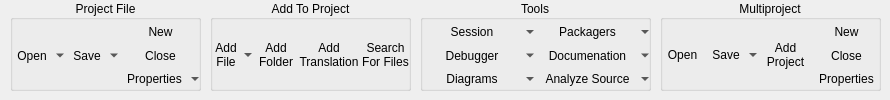
    <widget class="QWidget" name="tabProject">
     <attribute name="title">
      <string>Project</string>
     </attribute>
     <widget class="QGroupBox" name="groupBox_11">
      <property name="geometry">
       <rect>
        <x>10</x>
        <y>0</y>
        <width>191</width>
        <height>91</height>
       </rect>
      </property>
      <property name="title">
       <string>Project File</string>
      </property>
      <property name="alignment">
       <set>Qt::AlignCenter</set>
      </property>
      <property name="flat">
       <bool>true</bool>
      </property>
      <widget class="QWidget" name="">
       <property name="geometry">
        <rect>
         <x>0</x>
         <y>20</y>
         <width>191</width>
         <height>71</height>
        </rect>
       </property>
       <layout class="QGridLayout" name="gridLayout_7">
        <property name="spacing">
         <number>0</number>
        </property>
        <item row="0" column="0" rowspan="3">
         <widget class="QToolButton" name="toolButton_41">
          <property name="sizePolicy">
           <sizepolicy hsizetype="Preferred" vsizetype="Expanding">
            <horstretch>0</horstretch>
            <verstretch>0</verstretch>
           </sizepolicy>
          </property>
          <property name="minimumSize">
           <size>
            <width>44</width>
            <height>0</height>
           </size>
          </property>
          <property name="text">
           <string>Open</string>
          </property>
          <property name="icon">
           <iconset resource="../../Resources/Icons/ericActions.qrc">
            <normaloff>:/Project/projectOpen.png</normaloff>:/Project/projectOpen.png</iconset>
          </property>
          <property name="iconSize">
           <size>
            <width>32</width>
            <height>32</height>
           </size>
          </property>
          <property name="popupMode">
           <enum>QToolButton::MenuButtonPopup</enum>
          </property>
          <property name="toolButtonStyle">
           <enum>Qt::ToolButtonTextUnderIcon</enum>
          </property>
          <property name="autoRaise">
           <bool>true</bool>
          </property>
         </widget>
        </item>
        <item row="0" column="1" rowspan="3">
         <widget class="QToolButton" name="toolButton_43">
          <property name="sizePolicy">
           <sizepolicy hsizetype="Preferred" vsizetype="Expanding">
            <horstretch>0</horstretch>
            <verstretch>0</verstretch>
           </sizepolicy>
          </property>
          <property name="minimumSize">
           <size>
            <width>44</width>
            <height>0</height>
           </size>
          </property>
          <property name="text">
           <string>Save</string>
          </property>
          <property name="icon">
           <iconset resource="../../Resources/Icons/ericActions.qrc">
            <normaloff>:/Project/projectSave.png</normaloff>:/Project/projectSave.png</iconset>
          </property>
          <property name="iconSize">
           <size>
            <width>32</width>
            <height>32</height>
           </size>
          </property>
          <property name="popupMode">
           <enum>QToolButton::MenuButtonPopup</enum>
          </property>
          <property name="toolButtonStyle">
           <enum>Qt::ToolButtonTextUnderIcon</enum>
          </property>
          <property name="autoRaise">
           <bool>true</bool>
          </property>
         </widget>
        </item>
        <item row="0" column="2">
         <widget class="QToolButton" name="toolButton_37">
          <property name="sizePolicy">
           <sizepolicy hsizetype="Preferred" vsizetype="Expanding">
            <horstretch>0</horstretch>
            <verstretch>0</verstretch>
           </sizepolicy>
          </property>
          <property name="minimumSize">
           <size>
            <width>44</width>
            <height>22</height>
           </size>
          </property>
          <property name="text">
           <string>New</string>
          </property>
          <property name="icon">
           <iconset resource="../../Resources/Icons/ericActions.qrc">
            <normaloff>:/Project/projectNew.png</normaloff>:/Project/projectNew.png</iconset>
          </property>
          <property name="iconSize">
           <size>
            <width>16</width>
            <height>16</height>
           </size>
          </property>
          <property name="popupMode">
           <enum>QToolButton::DelayedPopup</enum>
          </property>
          <property name="toolButtonStyle">
           <enum>Qt::ToolButtonTextBesideIcon</enum>
          </property>
          <property name="autoRaise">
           <bool>true</bool>
          </property>
         </widget>
        </item>
        <item row="1" column="2">
         <widget class="QToolButton" name="toolButton_42">
          <property name="sizePolicy">
           <sizepolicy hsizetype="Preferred" vsizetype="Expanding">
            <horstretch>0</horstretch>
            <verstretch>0</verstretch>
           </sizepolicy>
          </property>
          <property name="minimumSize">
           <size>
            <width>44</width>
            <height>22</height>
           </size>
          </property>
          <property name="text">
           <string>Close</string>
          </property>
          <property name="icon">
           <iconset resource="../../Resources/Icons/ericActions.qrc">
            <normaloff>:/Project/projectClose.png</normaloff>:/Project/projectClose.png</iconset>
          </property>
          <property name="iconSize">
           <size>
            <width>16</width>
            <height>16</height>
           </size>
          </property>
          <property name="popupMode">
           <enum>QToolButton::DelayedPopup</enum>
          </property>
          <property name="toolButtonStyle">
           <enum>Qt::ToolButtonTextBesideIcon</enum>
          </property>
          <property name="autoRaise">
           <bool>true</bool>
          </property>
         </widget>
        </item>
        <item row="2" column="2">
         <widget class="QToolButton" name="toolButton_51">
          <property name="sizePolicy">
           <sizepolicy hsizetype="Preferred" vsizetype="Expanding">
            <horstretch>0</horstretch>
            <verstretch>0</verstretch>
           </sizepolicy>
          </property>
          <property name="minimumSize">
           <size>
            <width>44</width>
            <height>22</height>
           </size>
          </property>
          <property name="text">
           <string>Properties</string>
          </property>
          <property name="icon">
           <iconset resource="../../Resources/Icons/ericActions.qrc">
            <normaloff>:/Project/projectProps.png</normaloff>:/Project/projectProps.png</iconset>
          </property>
          <property name="iconSize">
           <size>
            <width>16</width>
            <height>16</height>
           </size>
          </property>
          <property name="popupMode">
           <enum>QToolButton::MenuButtonPopup</enum>
          </property>
          <property name="toolButtonStyle">
           <enum>Qt::ToolButtonTextBesideIcon</enum>
          </property>
          <property name="autoRaise">
           <bool>true</bool>
          </property>
         </widget>
        </item>
       </layout>
      </widget>
     </widget>
     <widget class="QGroupBox" name="groupBox_12">
      <property name="geometry">
       <rect>
        <x>210</x>
        <y>0</y>
        <width>201</width>
        <height>91</height>
       </rect>
      </property>
      <property name="title">
       <string>Add To Project</string>
      </property>
      <property name="alignment">
       <set>Qt::AlignCenter</set>
      </property>
      <property name="flat">
       <bool>true</bool>
      </property>
      <widget class="QWidget" name="layoutWidget">
       <property name="geometry">
        <rect>
         <x>0</x>
         <y>20</y>
         <width>201</width>
         <height>70</height>
        </rect>
       </property>
       <layout class="QHBoxLayout" name="horizontalLayout_4">
        <property name="spacing">
         <number>0</number>
        </property>
        <item>
         <widget class="QToolButton" name="toolButton_45">
          <property name="sizePolicy">
           <sizepolicy hsizetype="Preferred" vsizetype="Expanding">
            <horstretch>0</horstretch>
            <verstretch>0</verstretch>
           </sizepolicy>
          </property>
          <property name="minimumSize">
           <size>
            <width>44</width>
            <height>0</height>
           </size>
          </property>
          <property name="text">
           <string>Add
File</string>
          </property>
          <property name="icon">
           <iconset resource="../../Resources/Icons/ericActions.qrc">
            <normaloff>:/Project/projectSources.png</normaloff>:/Project/projectSources.png</iconset>
          </property>
          <property name="iconSize">
           <size>
            <width>32</width>
            <height>32</height>
           </size>
          </property>
          <property name="popupMode">
           <enum>QToolButton::MenuButtonPopup</enum>
          </property>
          <property name="toolButtonStyle">
           <enum>Qt::ToolButtonTextUnderIcon</enum>
          </property>
          <property name="autoRaise">
           <bool>true</bool>
          </property>
         </widget>
        </item>
        <item>
         <widget class="QToolButton" name="toolButton_46">
          <property name="sizePolicy">
           <sizepolicy hsizetype="Preferred" vsizetype="Expanding">
            <horstretch>0</horstretch>
            <verstretch>0</verstretch>
           </sizepolicy>
          </property>
          <property name="minimumSize">
           <size>
            <width>44</width>
            <height>0</height>
           </size>
          </property>
          <property name="text">
           <string>Add
Folder</string>
          </property>
          <property name="icon">
           <iconset resource="../../Resources/Icons/ericActions.qrc">
            <normaloff>:/File/open.png</normaloff>:/File/open.png</iconset>
          </property>
          <property name="iconSize">
           <size>
            <width>32</width>
            <height>32</height>
           </size>
          </property>
          <property name="popupMode">
           <enum>QToolButton::DelayedPopup</enum>
          </property>
          <property name="toolButtonStyle">
           <enum>Qt::ToolButtonTextUnderIcon</enum>
          </property>
          <property name="autoRaise">
           <bool>true</bool>
          </property>
         </widget>
        </item>
        <item>
         <widget class="QToolButton" name="toolButton_44">
          <property name="sizePolicy">
           <sizepolicy hsizetype="Preferred" vsizetype="Expanding">
            <horstretch>0</horstretch>
            <verstretch>0</verstretch>
           </sizepolicy>
          </property>
          <property name="minimumSize">
           <size>
            <width>44</width>
            <height>0</height>
           </size>
          </property>
          <property name="text">
           <string>Add
Translation</string>
          </property>
          <property name="icon">
           <iconset resource="../../Resources/Icons/ericActions.qrc">
            <normaloff>:/Project/fileLinguist.png</normaloff>:/Project/fileLinguist.png</iconset>
          </property>
          <property name="iconSize">
           <size>
            <width>32</width>
            <height>32</height>
           </size>
          </property>
          <property name="popupMode">
           <enum>QToolButton::DelayedPopup</enum>
          </property>
          <property name="toolButtonStyle">
           <enum>Qt::ToolButtonTextUnderIcon</enum>
          </property>
          <property name="autoRaise">
           <bool>true</bool>
          </property>
         </widget>
        </item>
        <item>
         <widget class="QToolButton" name="toolButton_47">
          <property name="sizePolicy">
           <sizepolicy hsizetype="Preferred" vsizetype="Expanding">
            <horstretch>0</horstretch>
            <verstretch>0</verstretch>
           </sizepolicy>
          </property>
          <property name="minimumSize">
           <size>
            <width>44</width>
            <height>0</height>
           </size>
          </property>
          <property name="text">
           <string>Search
For Files</string>
          </property>
          <property name="icon">
           <iconset resource="../../Resources/Icons/ericActions.qrc">
            <normaloff>:/Search/filefind.png</normaloff>:/Search/filefind.png</iconset>
          </property>
          <property name="iconSize">
           <size>
            <width>32</width>
            <height>32</height>
           </size>
          </property>
          <property name="popupMode">
           <enum>QToolButton::DelayedPopup</enum>
          </property>
          <property name="toolButtonStyle">
           <enum>Qt::ToolButtonTextUnderIcon</enum>
          </property>
          <property name="autoRaise">
           <bool>true</bool>
          </property>
         </widget>
        </item>
       </layout>
      </widget>
     </widget>
     <widget class="QGroupBox" name="groupBox_14">
      <property name="geometry">
       <rect>
        <x>420</x>
        <y>0</y>
        <width>231</width>
        <height>91</height>
       </rect>
      </property>
      <property name="title">
       <string>Tools</string>
      </property>
      <property name="alignment">
       <set>Qt::AlignCenter</set>
      </property>
      <property name="flat">
       <bool>true</bool>
      </property>
      <widget class="QWidget" name="layoutWidget">
       <property name="geometry">
        <rect>
         <x>0</x>
         <y>20</y>
         <width>231</width>
         <height>71</height>
        </rect>
       </property>
       <layout class="QGridLayout" name="gridLayout_2">
        <property name="spacing">
         <number>0</number>
        </property>
        <item row="0" column="0">
         <widget class="QToolButton" name="toolButton_60">
          <property name="sizePolicy">
           <sizepolicy hsizetype="Preferred" vsizetype="Expanding">
            <horstretch>0</horstretch>
            <verstretch>0</verstretch>
           </sizepolicy>
          </property>
          <property name="minimumSize">
           <size>
            <width>44</width>
            <height>0</height>
           </size>
          </property>
          <property name="text">
           <string>Session</string>
          </property>
          <property name="icon">
           <iconset resource="../../Resources/Icons/ericActions.qrc">
            <normaloff>:/Project/kwin.png</normaloff>:/Project/kwin.png</iconset>
          </property>
          <property name="iconSize">
           <size>
            <width>16</width>
            <height>16</height>
           </size>
          </property>
          <property name="popupMode">
           <enum>QToolButton::MenuButtonPopup</enum>
          </property>
          <property name="toolButtonStyle">
           <enum>Qt::ToolButtonTextBesideIcon</enum>
          </property>
          <property name="autoRaise">
           <bool>true</bool>
          </property>
         </widget>
        </item>
        <item row="0" column="1">
         <widget class="QToolButton" name="toolButton_55">
          <property name="sizePolicy">
           <sizepolicy hsizetype="Preferred" vsizetype="Expanding">
            <horstretch>0</horstretch>
            <verstretch>0</verstretch>
           </sizepolicy>
          </property>
          <property name="minimumSize">
           <size>
            <width>44</width>
            <height>0</height>
           </size>
          </property>
          <property name="text">
           <string>Packagers</string>
          </property>
          <property name="icon">
           <iconset resource="../../Resources/Icons/ericActions.qrc">
            <normaloff>:/Package/pluginArchive.png</normaloff>:/Package/pluginArchive.png</iconset>
          </property>
          <property name="iconSize">
           <size>
            <width>16</width>
            <height>16</height>
           </size>
          </property>
          <property name="popupMode">
           <enum>QToolButton::MenuButtonPopup</enum>
          </property>
          <property name="toolButtonStyle">
           <enum>Qt::ToolButtonTextBesideIcon</enum>
          </property>
          <property name="autoRaise">
           <bool>true</bool>
          </property>
         </widget>
        </item>
        <item row="1" column="0">
         <widget class="QToolButton" name="toolButton_59">
          <property name="sizePolicy">
           <sizepolicy hsizetype="Preferred" vsizetype="Expanding">
            <horstretch>0</horstretch>
            <verstretch>0</verstretch>
           </sizepolicy>
          </property>
          <property name="minimumSize">
           <size>
            <width>44</width>
            <height>0</height>
           </size>
          </property>
          <property name="text">
           <string>Debugger</string>
          </property>
          <property name="icon">
           <iconset resource="../../Resources/Icons/ericActions.qrc">
            <normaloff>:/Goto/syntaxError.png</normaloff>:/Goto/syntaxError.png</iconset>
          </property>
          <property name="iconSize">
           <size>
            <width>16</width>
            <height>16</height>
           </size>
          </property>
          <property name="popupMode">
           <enum>QToolButton::MenuButtonPopup</enum>
          </property>
          <property name="toolButtonStyle">
           <enum>Qt::ToolButtonTextBesideIcon</enum>
          </property>
          <property name="autoRaise">
           <bool>true</bool>
          </property>
         </widget>
        </item>
        <item row="1" column="1">
         <widget class="QToolButton" name="toolButton_56">
          <property name="sizePolicy">
           <sizepolicy hsizetype="Preferred" vsizetype="Expanding">
            <horstretch>0</horstretch>
            <verstretch>0</verstretch>
           </sizepolicy>
          </property>
          <property name="minimumSize">
           <size>
            <width>44</width>
            <height>0</height>
           </size>
          </property>
          <property name="text">
           <string>Documenation</string>
          </property>
          <property name="icon">
           <iconset resource="../../Resources/Icons/ericActions.qrc">
            <normaloff>:/Project/readme.png</normaloff>:/Project/readme.png</iconset>
          </property>
          <property name="iconSize">
           <size>
            <width>16</width>
            <height>16</height>
           </size>
          </property>
          <property name="popupMode">
           <enum>QToolButton::MenuButtonPopup</enum>
          </property>
          <property name="toolButtonStyle">
           <enum>Qt::ToolButtonTextBesideIcon</enum>
          </property>
          <property name="autoRaise">
           <bool>true</bool>
          </property>
         </widget>
        </item>
        <item row="2" column="0">
         <widget class="QToolButton" name="toolButton_58">
          <property name="sizePolicy">
           <sizepolicy hsizetype="Preferred" vsizetype="Expanding">
            <horstretch>0</horstretch>
            <verstretch>0</verstretch>
           </sizepolicy>
          </property>
          <property name="minimumSize">
           <size>
            <width>44</width>
            <height>0</height>
           </size>
          </property>
          <property name="text">
           <string>Diagrams</string>
          </property>
          <property name="icon">
           <iconset resource="../../Resources/Icons/ericActions.qrc">
            <normaloff>:/Project/3d.png</normaloff>:/Project/3d.png</iconset>
          </property>
          <property name="iconSize">
           <size>
            <width>16</width>
            <height>16</height>
           </size>
          </property>
          <property name="popupMode">
           <enum>QToolButton::MenuButtonPopup</enum>
          </property>
          <property name="toolButtonStyle">
           <enum>Qt::ToolButtonTextBesideIcon</enum>
          </property>
          <property name="autoRaise">
           <bool>true</bool>
          </property>
         </widget>
        </item>
        <item row="2" column="1">
         <widget class="QToolButton" name="toolButton_52">
          <property name="sizePolicy">
           <sizepolicy hsizetype="Preferred" vsizetype="Expanding">
            <horstretch>0</horstretch>
            <verstretch>0</verstretch>
           </sizepolicy>
          </property>
          <property name="minimumSize">
           <size>
            <width>44</width>
            <height>0</height>
           </size>
          </property>
          <property name="text">
           <string>Analyze Source</string>
          </property>
          <property name="icon">
           <iconset resource="../../Resources/Icons/ericActions.qrc">
            <normaloff>:/View/zoomTo.png</normaloff>:/View/zoomTo.png</iconset>
          </property>
          <property name="iconSize">
           <size>
            <width>16</width>
            <height>16</height>
           </size>
          </property>
          <property name="popupMode">
           <enum>QToolButton::MenuButtonPopup</enum>
          </property>
          <property name="toolButtonStyle">
           <enum>Qt::ToolButtonTextBesideIcon</enum>
          </property>
          <property name="autoRaise">
           <bool>true</bool>
          </property>
         </widget>
        </item>
       </layout>
      </widget>
     </widget>
     <widget class="QGroupBox" name="groupBox_16">
      <property name="geometry">
       <rect>
        <x>660</x>
        <y>0</y>
        <width>221</width>
        <height>91</height>
       </rect>
      </property>
      <property name="title">
       <string>Multiproject</string>
      </property>
      <property name="alignment">
       <set>Qt::AlignCenter</set>
      </property>
      <property name="flat">
       <bool>true</bool>
      </property>
      <widget class="QWidget" name="layoutWidget">
       <property name="geometry">
        <rect>
         <x>0</x>
         <y>20</y>
         <width>221</width>
         <height>71</height>
        </rect>
       </property>
       <layout class="QGridLayout" name="gridLayout_3">
        <property name="spacing">
         <number>0</number>
        </property>
        <item row="0" column="0" rowspan="3">
         <widget class="QToolButton" name="toolButton_64">
          <property name="sizePolicy">
           <sizepolicy hsizetype="Preferred" vsizetype="Fixed">
            <horstretch>0</horstretch>
            <verstretch>0</verstretch>
           </sizepolicy>
          </property>
          <property name="minimumSize">
           <size>
            <width>44</width>
            <height>66</height>
           </size>
          </property>
          <property name="text">
           <string>Open</string>
          </property>
          <property name="icon">
           <iconset resource="../../Resources/Icons/ericActions.qrc">
            <normaloff>:/Multiproject/multiProjectOpen.png</normaloff>:/Multiproject/multiProjectOpen.png</iconset>
          </property>
          <property name="iconSize">
           <size>
            <width>32</width>
            <height>32</height>
           </size>
          </property>
          <property name="popupMode">
           <enum>QToolButton::DelayedPopup</enum>
          </property>
          <property name="toolButtonStyle">
           <enum>Qt::ToolButtonTextUnderIcon</enum>
          </property>
          <property name="autoRaise">
           <bool>true</bool>
          </property>
         </widget>
        </item>
        <item row="0" column="1" rowspan="3">
         <widget class="QToolButton" name="toolButton_66">
          <property name="sizePolicy">
           <sizepolicy hsizetype="Preferred" vsizetype="Fixed">
            <horstretch>0</horstretch>
            <verstretch>0</verstretch>
           </sizepolicy>
          </property>
          <property name="minimumSize">
           <size>
            <width>44</width>
            <height>66</height>
           </size>
          </property>
          <property name="text">
           <string>Save</string>
          </property>
          <property name="icon">
           <iconset resource="../../Resources/Icons/ericActions.qrc">
            <normaloff>:/Multiproject/multiProjectSave.png</normaloff>:/Multiproject/multiProjectSave.png</iconset>
          </property>
          <property name="iconSize">
           <size>
            <width>32</width>
            <height>32</height>
           </size>
          </property>
          <property name="popupMode">
           <enum>QToolButton::MenuButtonPopup</enum>
          </property>
          <property name="toolButtonStyle">
           <enum>Qt::ToolButtonTextUnderIcon</enum>
          </property>
          <property name="autoRaise">
           <bool>true</bool>
          </property>
         </widget>
        </item>
        <item row="0" column="2" rowspan="3">
         <widget class="QToolButton" name="toolButton_62">
          <property name="sizePolicy">
           <sizepolicy hsizetype="Preferred" vsizetype="Fixed">
            <horstretch>0</horstretch>
            <verstretch>0</verstretch>
           </sizepolicy>
          </property>
          <property name="minimumSize">
           <size>
            <width>44</width>
            <height>66</height>
           </size>
          </property>
          <property name="text">
           <string>Add
Project</string>
          </property>
          <property name="icon">
           <iconset resource="../../Resources/Icons/ericActions.qrc">
            <normaloff>:/Project/projectOpen.png</normaloff>:/Project/projectOpen.png</iconset>
          </property>
          <property name="iconSize">
           <size>
            <width>32</width>
            <height>32</height>
           </size>
          </property>
          <property name="popupMode">
           <enum>QToolButton::DelayedPopup</enum>
          </property>
          <property name="toolButtonStyle">
           <enum>Qt::ToolButtonTextUnderIcon</enum>
          </property>
          <property name="autoRaise">
           <bool>true</bool>
          </property>
         </widget>
        </item>
        <item row="0" column="3">
         <widget class="QToolButton" name="toolButton_65">
          <property name="sizePolicy">
           <sizepolicy hsizetype="Preferred" vsizetype="Expanding">
            <horstretch>0</horstretch>
            <verstretch>0</verstretch>
           </sizepolicy>
          </property>
          <property name="minimumSize">
           <size>
            <width>44</width>
            <height>0</height>
           </size>
          </property>
          <property name="text">
           <string>New</string>
          </property>
          <property name="icon">
           <iconset resource="../../Resources/Icons/ericActions.qrc">
            <normaloff>:/Multiproject/multiProjectNew.png</normaloff>:/Multiproject/multiProjectNew.png</iconset>
          </property>
          <property name="iconSize">
           <size>
            <width>16</width>
            <height>16</height>
           </size>
          </property>
          <property name="popupMode">
           <enum>QToolButton::DelayedPopup</enum>
          </property>
          <property name="toolButtonStyle">
           <enum>Qt::ToolButtonTextBesideIcon</enum>
          </property>
          <property name="autoRaise">
           <bool>true</bool>
          </property>
         </widget>
        </item>
        <item row="1" column="3">
         <widget class="QToolButton" name="toolButton_63">
          <property name="sizePolicy">
           <sizepolicy hsizetype="Preferred" vsizetype="Expanding">
            <horstretch>0</horstretch>
            <verstretch>0</verstretch>
           </sizepolicy>
          </property>
          <property name="minimumSize">
           <size>
            <width>44</width>
            <height>0</height>
           </size>
          </property>
          <property name="text">
           <string>Close</string>
          </property>
          <property name="icon">
           <iconset resource="../../Resources/Icons/ericActions.qrc">
            <normaloff>:/Multiproject/multiProjectClose.png</normaloff>:/Multiproject/multiProjectClose.png</iconset>
          </property>
          <property name="iconSize">
           <size>
            <width>16</width>
            <height>16</height>
           </size>
          </property>
          <property name="popupMode">
           <enum>QToolButton::DelayedPopup</enum>
          </property>
          <property name="toolButtonStyle">
           <enum>Qt::ToolButtonTextBesideIcon</enum>
          </property>
          <property name="autoRaise">
           <bool>true</bool>
          </property>
         </widget>
        </item>
        <item row="2" column="3">
         <widget class="QToolButton" name="toolButton_67">
          <property name="sizePolicy">
           <sizepolicy hsizetype="Preferred" vsizetype="Expanding">
            <horstretch>0</horstretch>
            <verstretch>0</verstretch>
           </sizepolicy>
          </property>
          <property name="minimumSize">
           <size>
            <width>44</width>
            <height>0</height>
           </size>
          </property>
          <property name="text">
           <string>Properties</string>
          </property>
          <property name="icon">
           <iconset resource="../../Resources/Icons/ericActions.qrc">
            <normaloff>:/Multiproject/multiProjectProps.png</normaloff>:/Multiproject/multiProjectProps.png</iconset>
          </property>
          <property name="iconSize">
           <size>
            <width>16</width>
            <height>16</height>
           </size>
          </property>
          <property name="popupMode">
           <enum>QToolButton::DelayedPopup</enum>
          </property>
          <property name="toolButtonStyle">
           <enum>Qt::ToolButtonTextBesideIcon</enum>
          </property>
          <property name="autoRaise">
           <bool>true</bool>
          </property>
         </widget>
        </item>
       </layout>
      </widget>
     </widget>
    </widget>
